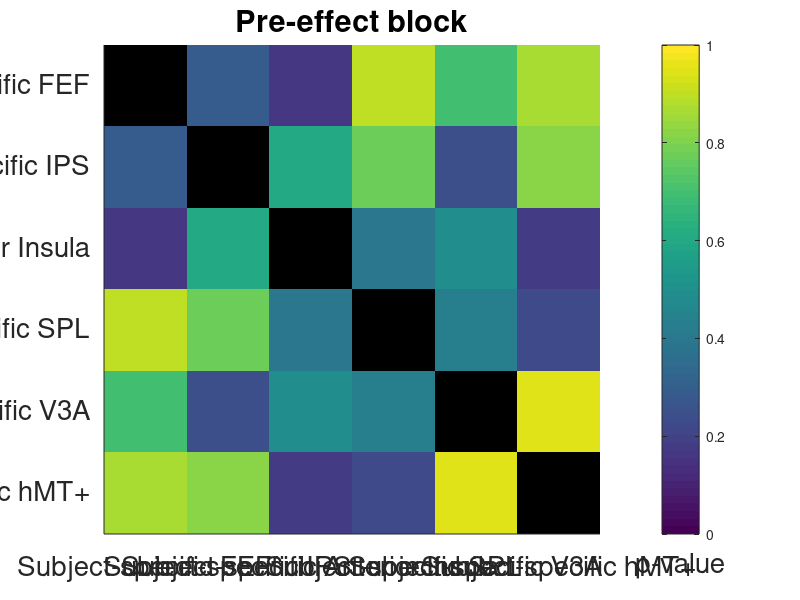
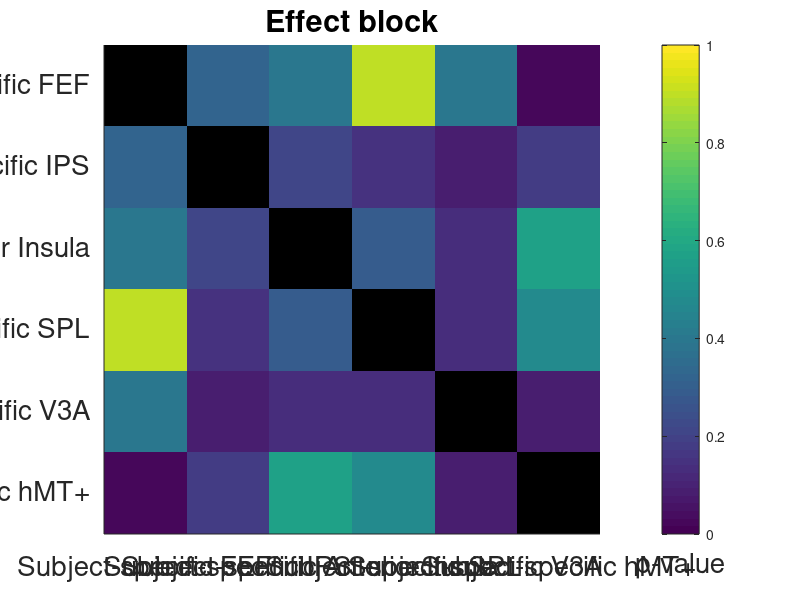
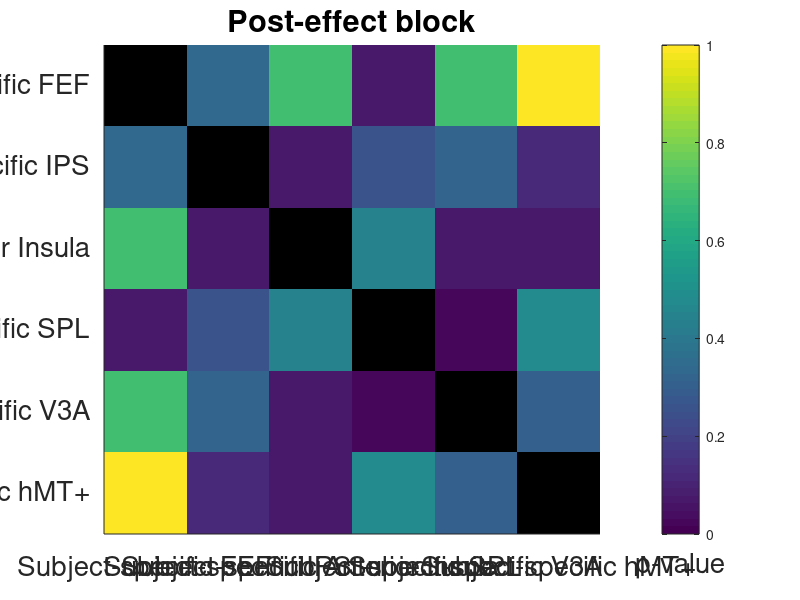

Here is the MATLAB script that generated these plots, in order:
%%
clear all, close all, clc

%% Load data
load('VOI_stat_test_BonfCorr_INSunc.mat');
%% Define stuff

load('VOIs_BOLD_timecourse_INSunc.mat','ROI_clean')
ROIs_titles  = {'Subject-specific FEF', 'Subject-specific IPS', ' Subject-specific Anterior Insula',...
    'Subject-specific SPL', 'Subject-specific V3A', 'Subject-specific hMT+'};


nROIs = length(ROI_clean);


comb = combnk(1:nROIs,2);

nCombinations = length(comb(:,1));


clrMap = lines;

effects = {'NegativeHyst', 'PositiveHyst', 'Null', 'Undefined'};
effects_plot = {'Negative Hysteresis', 'Positive Hysteresis', 'No Hysteresis', 'Undefined'};
nEffects = length(effects);

%%
%saveFig1Path = fullfile('/DATAPOOL', 'VPHYSTERESIS', 'VOI_ConnMatrix');
saveFig1Path = 'C:\Users\User\Desktop\5ano\Projeto\Connectivity_matrix\VOI_DynConn';
if ~exist(saveFig1Path, 'dir')
    mkdir(saveFig1Path);
end

%% Pre-effect block
auxMat = nan(nROIs);

for rr = 1:nROIs-1
    
    
    for idx = rr+1:nROIs
        
        auxMat(idx, rr) = stat.Spearman.Wilcoxon_3tBonferroniCorr.(ROI_clean{rr}).(ROI_clean{idx})(1,2);
        
    end
     
    
end
corr_lower = tril(auxMat, -1);

corr_upper = corr_lower';
corr = corr_lower +corr_upper;
aux = eye(6);
aux(eye(6)==1) = nan;
corr = corr+aux;

fig = figure;
set(gcf, 'Position', [50 50 1100 900]);
 
%im = imagesc(corr, [0 1]);
imAlpha=ones(size(corr));
imAlpha(isnan(corr))=0;
imagesc(corr,'AlphaData',imAlpha);
set(gca,'color',[1 1 1]);

h = colorbar('eastoutside');
xlabel(h, 'p-value', 'FontSize', 20);
caxis([0 1])

% Title
title('Pre-effect block')
% Axis
set(gca, 'XTick', (1:nROIs));
set(gca, 'YTick', (1:nROIs));
set(gca, 'Ticklength', [0 0]);
grid off
box off

% Labels
set(gca, 'XTickLabel', ROIs_titles, 'XTickLabelRotation', 45, 'FontSize', 20, 'defaultAxesTickLabelInterpreter', 'latex');
set(gca, 'YTickLabel', ROIs_titles, 'FontSize', 20);
saveas(fig, fullfile(saveFig1Path,'pre-effect-block.png'));

%% Effect Block
auxMat = nan(nROIs);

for rr = 1:nROIs-1
    
    
    for idx = rr+1:nROIs
        
        auxMat(idx, rr) = stat.Spearman.Wilcoxon_3tBonferroniCorr.(ROI_clean{rr}).(ROI_clean{idx})(6,2);
        
    end
     
    
end
corr_lower = tril(auxMat, -1);

corr_upper = corr_lower';
corr = corr_lower +corr_upper;
aux = eye(6);
aux(eye(6)==1) = nan;
corr = corr+aux;

fig = figure;
set(gcf, 'Position', [50 50 1100 900]);
% 
%im = imagesc(corr, [0 1]);
imAlpha=ones(size(corr));
imAlpha(isnan(corr))=0;
imagesc(corr,'AlphaData',imAlpha);
set(gca,'color',[1 1 1]);
h = colorbar('eastoutside');
xlabel(h, 'p-value', 'FontSize', 20);
caxis([0 1])

% Title
title('Effect block')
% Axis
set(gca, 'XTick', (1:nROIs));
set(gca, 'YTick', (1:nROIs));
set(gca, 'Ticklength', [0 0]);
grid off
box off

% Labels
set(gca, 'XTickLabel', ROIs_titles, 'XTickLabelRotation', 45, 'FontSize', 20, 'defaultAxesTickLabelInterpreter', 'latex');
set(gca, 'YTickLabel', ROIs_titles, 'FontSize', 20);
saveas(fig, fullfile(saveFig1Path,'effect-block.png'));


%% Effect Block
auxMat = nan(nROIs);

for rr = 1:nROIs-1
    
    
    for idx = rr+1:nROIs
        
        auxMat(idx, rr) = stat.Spearman.Wilcoxon_3tBonferroniCorr.(ROI_clean{rr}).(ROI_clean{idx})(11,2);
        
    end
     
    
end
corr_lower = tril(auxMat, -1);

corr_upper = corr_lower';
corr = corr_lower +corr_upper;
aux = eye(6);
aux(eye(6)==1) = nan;
corr = corr+aux;

fig = figure;
set(gcf, 'Position', [50 50 1100 900]);
% 
%im = imagesc(corr, [0 1]);
imAlpha=ones(size(corr));
imAlpha(isnan(corr))=0;
imagesc(corr,'AlphaData',imAlpha);
set(gca,'color',[1 1 1]);
h = colorbar('eastoutside');
xlabel(h, 'p-value', 'FontSize', 20);
caxis([0 1])

% Title
title('Post-effect block')
% Axis
set(gca, 'XTick', (1:nROIs));
set(gca, 'YTick', (1:nROIs));
set(gca, 'Ticklength', [0 0]);
grid off
box off

% Labels
set(gca, 'XTickLabel', ROIs_titles, 'XTickLabelRotation', 45, 'FontSize', 20, 'defaultAxesTickLabelInterpreter', 'latex');
set(gca, 'YTickLabel', ROIs_titles, 'FontSize', 20);
saveas(fig, fullfile(saveFig1Path,'post-effect-block.png'));